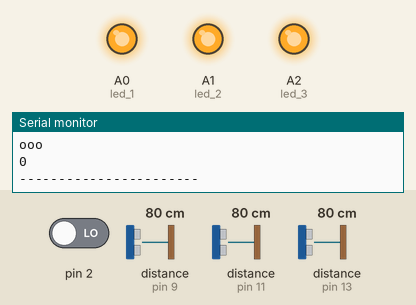
This sketch was run on a simulated Arduino Uno, built with avr-gcc and run on an emulated ATmega328P. On the bench: output pins drawn as LEDs (lit = HIGH), the last lines printed to the serial monitor. Wiring (inferred from the names in the program): 3 × ultrasonic range finder: trigger pin 8, echo pin 9 / trigger pin 10, echo pin 11 / trigger pin 12, echo pin 13. The test bench sets the inputs (shaded band); at power-on: distance to the obstacle (sensors on pin 9, pin 11, pin 13) 80 cm, pin 2 LOW. The echo pulse lasts 58.3 µs per cm; pins used as bus, display or sensor lines are not drawn.

Above: at 1.3 s.
1.4 s: distance to the obstacle (sensor on pin 9) set to 12 cm
2.9 s: distance to the obstacle (sensor on pin 9) set to 9 cm
At 3.8 s:
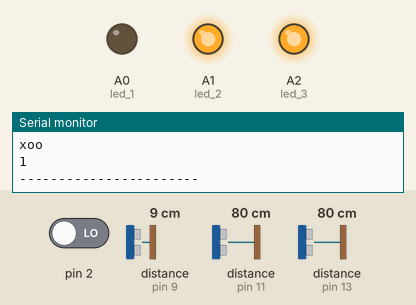
4.6 s: distance to the obstacle (sensor on pin 11) set to 12 cm
6.1 s: distance to the obstacle (sensor on pin 11) set to 9 cm
At 7.3 s:
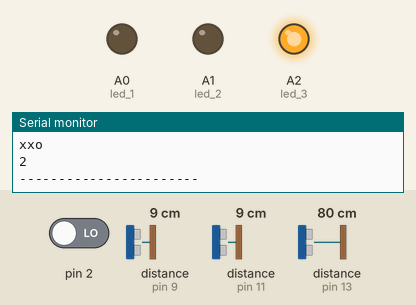
7.6 s: distance to the obstacle (sensor on pin 13) set to 12 cm
9.1 s: distance to the obstacle (sensor on pin 13) set to 9 cm
At 10.1 s:
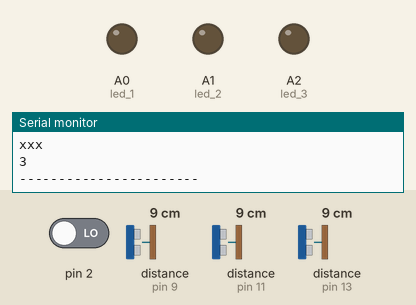
Timing chart, 0 to 11.7 s (numbered marks = the images above; inputs shaded):
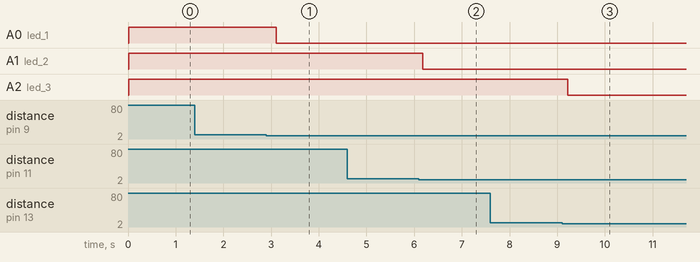

Measured:
- the behaviour switches between 11 and 10 cm on distance to the obstacle (sensor on pin 9) (found by bisection; images 0 and 1)
- the behaviour switches between 11 and 10 cm on distance to the obstacle (sensor on pin 11) (found by bisection; images 1 and 2)
- the behaviour switches between 11 and 10 cm on distance to the obstacle (sensor on pin 13) (found by bisection; images 2 and 3)
- after the input at 2.9 s, A0 (led_1): HIGH → LOW after 0.21 s
- after the input at 6.1 s, A1 (led_2): HIGH → LOW after 0.08 s
- after the input at 9.1 s, A2 (led_3): HIGH → LOW after 0.12 s

The sketch:

Parkinglot_led.ino
```cpp
#include <SoftwareSerial.h>
SoftwareSerial XBee(4,5);

int trig_1 = 8;
int echo_1 = 9;
int led_1 = A0;
int trig_2 = 10;
int echo_2 = 11;
int led_2 = A1;
int trig_3 = 12;
int echo_3 = 13;
int led_3 = A2;
char people = '0';
const int BUTTON_INT= 0;
int count=0;
char people2='0';

void setup() {
  XBee.begin(9600);
  Serial.begin(9600);
  pinMode(trig_1,OUTPUT);
  pinMode(echo_1,INPUT);
  pinMode(led_1,OUTPUT);
  pinMode(trig_2,OUTPUT);
  pinMode(echo_2,INPUT);
  pinMode(led_2,OUTPUT);
  pinMode(trig_3,OUTPUT);
  pinMode(echo_3,INPUT);
  pinMode(led_3,OUTPUT);
  attachInterrupt(BUTTON_INT, swap, RISING);

}
void swap()
{
Serial.println("interrupt");

int count=digitalRead(led_1);
int count2=digitalRead(led_2);
int count3=digitalRead(led_3);

if(count==LOW){
  digitalWrite(led_1,HIGH);
  delay(500);

}
}

void loop() {

  digitalWrite(trig_1,LOW);
  digitalWrite(echo_1,LOW);
  delayMicroseconds(2);
  digitalWrite(trig_1,HIGH);
  delayMicroseconds(10);
  digitalWrite(trig_1,LOW);
  unsigned long duration_1 = pulseIn(echo_1,HIGH);

  digitalWrite(trig_2,LOW);
  digitalWrite(echo_2,LOW);
  delayMicroseconds(2);
  digitalWrite(trig_2,HIGH);
  delayMicroseconds(10);
  digitalWrite(trig_2,LOW);
  unsigned long duration_2 = pulseIn(echo_2,HIGH);

  digitalWrite(trig_3,LOW);
  digitalWrite(echo_3,LOW);
  delayMicroseconds(2);
  digitalWrite(trig_3,HIGH);
  delayMicroseconds(10);
  digitalWrite(trig_3,LOW);
  unsigned long duration_3 = pulseIn(echo_3,HIGH);

  float distance_1 = duration_1 / 29.0 / 2.0;
  float distance_2 = duration_2 / 29.0 / 2.0;
  float distance_3 = duration_3 / 29.0 / 2.0;

  Serial.print(distance_1);
  Serial.println("cm");
  Serial.print(distance_2);
  Serial.println("cm");
  Serial.print(distance_3);
  Serial.println("cm");

  if (distance_1 < 10 && distance_2 < 10 && distance_3 < 10) {
  digitalWrite(led_1, LOW);
  digitalWrite(led_2, LOW);
  digitalWrite(led_3, LOW);
  Serial.println("xxx");
  people='3';
  }

  if (distance_1 >= 10 && distance_2 >= 10 && distance_3 >= 10) {
  digitalWrite(led_1, HIGH);
  digitalWrite(led_2, HIGH);
  digitalWrite(led_3, HIGH);
  Serial.println("ooo");
  people='0';
  }

  if (distance_1 < 10 && distance_2 >= 10 && distance_3 >= 10) {
  digitalWrite(led_1, LOW);
  digitalWrite(led_2, HIGH);
  digitalWrite(led_3, HIGH);
  Serial.println("xoo");
  people='1';
  }

  if (distance_1 >= 10 && distance_2 < 10 && distance_3 < 10) {
  digitalWrite(led_1, HIGH);
  digitalWrite(led_2, LOW);
  digitalWrite(led_3, LOW);
  Serial.println("oxx");
  people='2';
  }

  if (distance_1 >= 10 && distance_2 < 10 && distance_3 >= 10) {
  digitalWrite(led_1, HIGH);
  digitalWrite(led_2, LOW);
  digitalWrite(led_3, HIGH);
  Serial.println("oxo");
  people='1';
  }

  if (distance_1 < 10 && distance_2 >= 10 && distance_3 < 10) {
  digitalWrite(led_1, LOW);
  digitalWrite(led_2, HIGH);
  digitalWrite(led_3, LOW);
  Serial.println("xox");
  people='2';
  }

  if (distance_1 >= 10 && distance_2 >= 10 && distance_3 < 10) {
  digitalWrite(led_1, HIGH);
  digitalWrite(led_2, HIGH);
  digitalWrite(led_3, LOW);
  Serial.println("oox");
  people='1';
  }

  if (distance_1 < 10 && distance_2 < 10 && distance_3 >= 10) {
  digitalWrite(led_1, LOW);
  digitalWrite(led_2, LOW);
  digitalWrite(led_3, HIGH);
  Serial.println("xxo");
  people='2';
  }
      XBee.print(people);
  Serial.println(people);
  Serial.println("-----------------------");
  delay(500);
}
```
